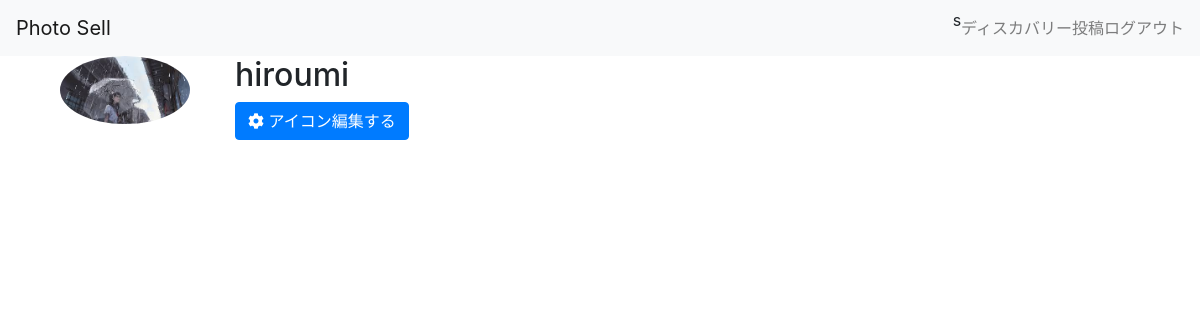
/hiroumi/ (signed in), run on an earlier commit of the app's database.
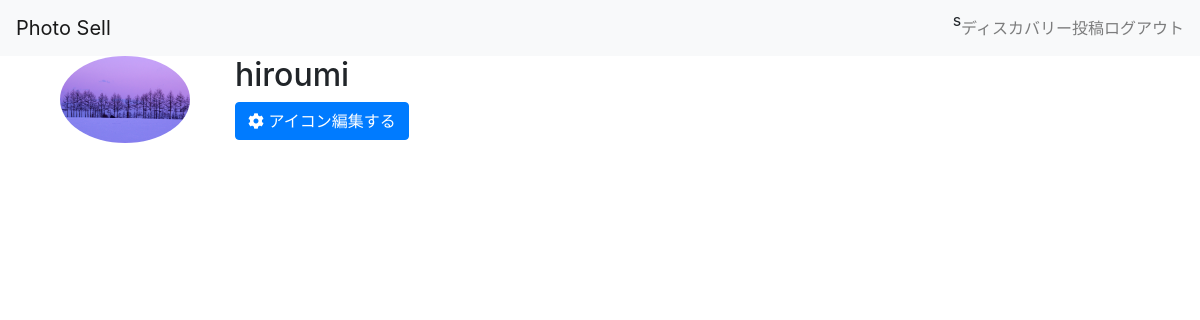
And on a later commit of the database.
### users/models.py (models this page shows, shortened)
class User(AbstractBaseUser, PermissionsMixin):
    initial_point = 50000
    email = models.EmailField('メールアドレス', unique=True)
    username = models.CharField(max_length=100, unique=True)
    point = models.PositiveIntegerField(default=initial_point)
    is_staff = models.BooleanField('is_staff', default=False)
    is_active = models.BooleanField('is_active', default=True)
    date_joined = models.DateTimeField('date_joined', default=timezone.now)
    date_posted = models.DateTimeField('date_posted', default=timezone.now)
    icon = models.ImageField(upload_to='icon/', blank=True, null=True)
    objects = UserManager()
    USERNAME_FIELD = 'email'
    EMAL_FIELD = 'email'
    REQUIRED_FIELDS = []
    class Meta:
        verbose_name = 'user'
        verbose_name_plural = 'users'

### app/views.py (the view)
# urls.py: path('<username>/', login_required(UserDetailView.as_view(template_name='app/user_detail.html')),
class UserDetailView(DetailView):
    model = User
    slug_field = 'username'
    slug_url_kwarg = 'username'
    def get_context_data(self, **kywargs):
        context = super().get_context_data()
        context['login_user'] = self.request.user
        return context

### app/templates/app/user_detail.html (shortened to what this page needs)
{% extends "app/base.html" %} {% block contents %}
<div class="container">
  <div class="row">
    <div class="col-md-2 col-md-offset-4">
      <img
        class="col-md-12 rounded img-responsive rounded-circle"
        src=" {{user.icon.url}}"
      />
    </div>
    <div class="col-md-9">
      <h2>
        {{user.username}}
      </h2>
      {% if user.id == login_user.id %}
      <a href="{% url 'app:icon_edit' %}" 　>
        <button class="btn btn-primary">
          <i class="fas fa-cog"></i> アイコン編集する
        </button>
      </a>
      {% endif %}
    </div>
  </div>
</div>

### app/templates/app/base.html (shortened to what this page needs)
<!DOCTYPE html>
<html>
  <head>
    {% load static %}
    <link
      rel="stylesheet"
      href="https://use.fontawesome.com/releases/v5.4.2/css/all.css"
    />
    <link
      rel="stylesheet"
      href="https://maxcdn.bootstrapcdn.com/bootstrap/4.0.0/css/bootstrap.min.css"
    />
  </head>
  <body>
    <header>
      <nav class="navbar navbar-light bg-light box-shadow scrolling-navbar">
        <a class="navbar-brand" href="/">
          Photo Sell
        </a>
        <ul class="navbar-nav flex-row ml-md-auto">
          {% if user.id is None %}
          <li class="nav-item">
            <a class="nav-link" href="{% url 'app:signup' %}">新規登録</a>
          </li>
          <li class="nav-item">
            <a class="nav-link" href="{% url 'app:login' %}">ログイン</a>
          </li>
          {% else %}s
          <li class="nav-item">
            <a class="nav-link" href="{% url 'app:index' %}">ディスカバリー</a>
          </li>
          <li class="nav-item">
            <a class="nav-link" href="{% url 'app:photos_form' %}">投稿</a>
          </li>
          <li class="nav-item">
            <a class="nav-link" href="{% url 'app:logout' %}">ログアウト</a>
          </li>
          {% endif %}
        </ul>
      </nav>
    </header>
    <main>
      {% block contents %}{% endblock %}
    </main>
  </body>
</html>

What changed in the data, as far as the page shows it:
changed User "hiroumi": icon: a different picture
